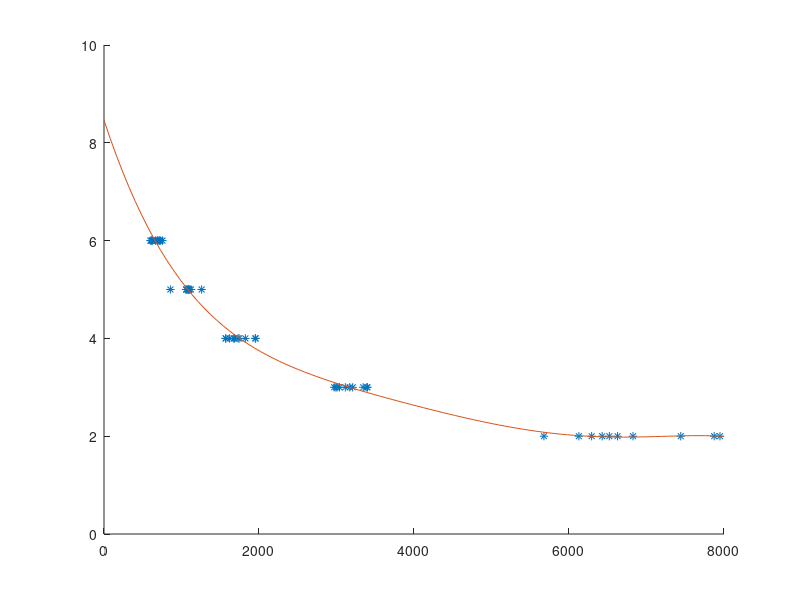

Here is the MATLAB script that generated this plot:
close all;
clear all

%  dir_name = 'cyberzoo_distance';
% % 
%  [ GT_gate ] = find_corners_manually( dir_name,0,1000 );

load('4_16_cyberzoo_dis');

area_distance = zeros(size(GT_gate,1),2);

for i = 1:size(GT_gate,1)
    if i <= 11
        area_distance(i,2) = 6;
    elseif i <= 21
        area_distance(i,2) = 5;
    elseif i <= 31
        area_distance(i,2) = 4;
    elseif i <= 41
        area_distance(i,2) = 3;
    elseif i <= 51
        area_distance(i,2) = 2;
    end
    area_distance(i,1) = polyarea(GT_gate(i,2:5),GT_gate(i,6:9));
    
end

figure(1)
hold on
plot(area_distance(:,1),area_distance(:,2),'*');

p = polyfit(area_distance(:,1),area_distance(:,2),5);
x1 = linspace(0,8000);
y1 = polyval(p,x1);
figure(1)
plot(x1,y1);
temp = 1;